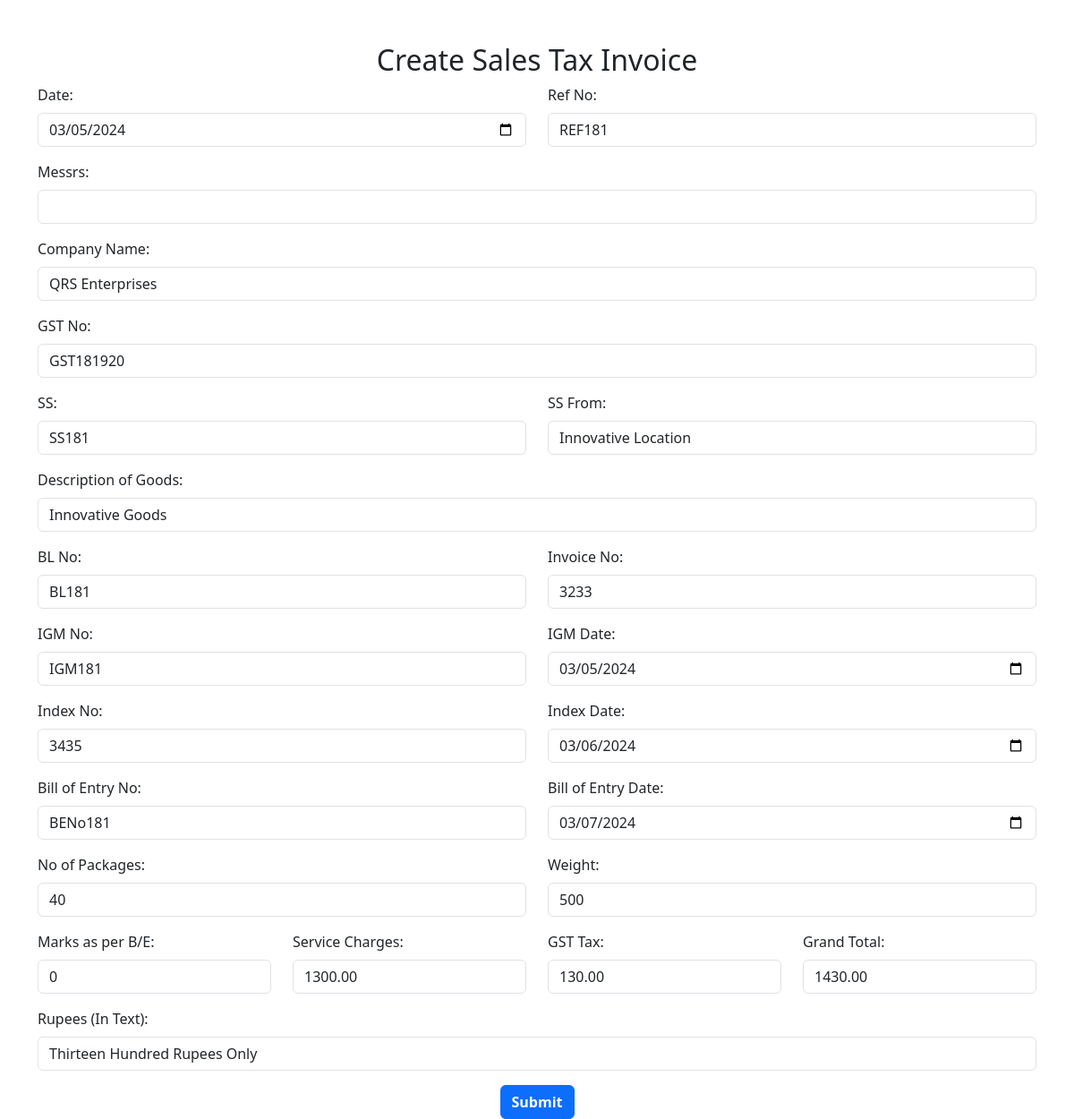
Page /edit-sales-tax-invoice.php?id=8 on the committed database.
### tables this page shows
CREATE TABLE `sales_tax_invoice` (
  `bill_no` int(11) NOT NULL,
  `date` date DEFAULT NULL,
  `ref_no` varchar(255) DEFAULT NULL,
  `company_name` varchar(255) DEFAULT NULL,
  `gst_no` varchar(255) DEFAULT NULL,
  `ss` varchar(255) DEFAULT NULL,
  `ss_from` varchar(255) DEFAULT NULL,
  `description_of_goods` varchar(255) DEFAULT NULL,
  `bl_no` varchar(255) DEFAULT NULL,
  `invoice_no` int(11) DEFAULT NULL,
  `igm_no` varchar(255) DEFAULT NULL,
  `igm_date` date DEFAULT NULL,
  `index_no` int(11) DEFAULT NULL,
  `index_date` date DEFAULT NULL,
  `bill_of_entry_no` varchar(255) DEFAULT NULL,
  `bill_of_entry_date` date DEFAULT NULL,
  `no_of_packages` int(11) DEFAULT NULL,
  `weight` int(11) DEFAULT NULL,
  `marks_as_per_be` int(11) DEFAULT NULL,
  `service_charges` decimal(10,2) DEFAULT NULL,
  `gst_tax` decimal(10,2) DEFAULT NULL,
  `rupees_in_text` varchar(255) DEFAULT NULL,
  `grand_total` decimal(10,2) DEFAULT NULL,
  `messrs` varchar(255) NOT NULL
);

### edit-sales-tax-invoice.php (the view, shortened to what this page needs)
<!DOCTYPE html>
<html lang="en">
<head>
    <link href="https://cdn.jsdelivr.net/npm/bootstrap@5.3.0/dist/css/bootstrap.min.css" rel="stylesheet">
</head>
<body>
<?php
include 'connection.php';
$update = $_GET['id'];
$sql = "SELECT * FROM sales_tax_invoice WHERE bill_no=$update";
$result = mysqli_query($conn, $sql);
$row = mysqli_fetch_assoc($result);
$date = $row['date'];
$ref_no = $row['ref_no'];
$company_name = $row['company_name'];
$gst_no = $row['gst_no'];
$ss = $row['ss'];
$ss_from = $row['ss_from'];
$description_of_goods = $row['description_of_goods'];
$bl_no = $row['bl_no'];
$invoice_no = $row['invoice_no'];
$igm_no = $row['igm_no'];
$igm_date = $row['igm_date'];
$index_no = $row['index_no'];
$index_date = $row['index_date'];
$bill_of_entry_no = $row['bill_of_entry_no'];
$bill_of_entry_date = $row['bill_of_entry_date'];
$no_of_packages = $row['no_of_packages'];
$weight = $row['weight'];
$marks_as_per_be = $row['marks_as_per_be'];
$service_charges = $row['service_charges'];
$gst_tax = $row['gst_tax'];
$rupees_in_text = $row['rupees_in_text'];
$grand_total = $row['grand_total'];
$messrs = $row['messrs'];
?>
    <div class="container mt-5">
        <h2 class="text-center">Create Sales Tax Invoice</h2>
        <form method="post" action="process-sales-tax-invoice.php">
            <div class="row">
                <div class="mb-3 col-lg-6">
                    <label for="date" class="form-label">Date:</label>
                    <input type="date" class="form-control" id="date" name="date" value="<?php echo $date; ?>" required>
                </div>
                <div class="mb-3 col-lg-6">
                    <label for="ref_no" class="form-label">Ref No:</label>
                    <input type="text" class="form-control" id="ref_no" name="ref_no" value="<?php echo $ref_no; ?>" required>
                </div>
            </div>
            <div class="mb-3">
                <label for="messrs" class="form-label">Messrs:</label>
                <input type="text" class="form-control" id="messrs" name="messrs" value="<?php echo $messrs; ?>" required>
            </div>
            <div class="mb-3">
                <label for="company_name" class="form-label">Company Name:</label>
                <input type="text" class="form-control" id="company_name" name="company_name" value="<?php echo $company_name; ?>" required>
            </div>
            <div class="mb-3">
                <label for="gst_no" class="form-label">GST No:</label>
                <input type="text" class="form-control" id="gst_no" name="gst_no" value="<?php echo $gst_no; ?>" required>
            </div>
            <div class="row">
                <div class="mb-3 col-lg-6">
                    <label for="ss" class="form-label">SS:</label>
                    <input type="text" class="form-control" id="ss" name="ss" value="<?php echo $ss; ?>" required>
                </div>
                <div class="mb-3 col-lg-6">
                    <label for="ss_from" class="form-label">SS From:</label>
                    <input type="text" class="form-control" id="ss_from" name="ss_from" value="<?php echo $ss_from; ?>" required>
                </div>
            </div>
            <div class="mb-3">
                <label for="description_of_goods" class="form-label">Description of Goods:</label>
                <input type="text" class="form-control" id="description_of_goods" name="description_of_goods" value="<?php echo $description_of_goods; ?>" required>
            </div>
            <div class="row">
                <div class="mb-3 col-lg-6">
                    <label for="bl_no" class="form-label">BL No:</label>
                    <input type="text" class="form-control" id="bl_no" name="bl_no" value="<?php echo $bl_no; ?>" required>
                </div>
                <div class="mb-3 col-lg-6">
                    <label for="invoice_no" class="form-label">Invoice No:</label>
                    <input type="text" class="form-control" id="invoice_no" name="invoice_no" value="<?php echo $invoice_no; ?>" required>
                </div>
            </div>
            <div class="row">
                <div class="mb-3 col-lg-6">
                    <label for="igm_no" class="form-label">IGM No:</label>
                    <input type="text" class="form-control" id="igm_no" name="igm_no" value="<?php echo $igm_no; ?>" required>
                </div>
                <div class="mb-3 col-lg-6">
                    <label for="igm_date" class="form-label">IGM Date:</label>
                    <input type="date" class="form-control" id="igm_date" name="igm_date" value="<?php echo $igm_date; ?>" required>
                </div>
            </div>
            <div class="row">
                <div class="mb-3 col-lg-6">
                    <label for="index_no" class="form-label">Index No:</label>
                    <input type="text" class="form-control" id="index_no" name="index_no" value="<?php echo $index_no; ?>" required>
                </div>
                <div class="mb-3 col-lg-6">
                    <label for="index_date" class="form-label">Index Date:</label>
                    <input type="date" class="form-control" id="index_date" name="index_date" value="<?php echo $index_date; ?>" required>
                </div>
            </div>
            <div class="row">
                <div class="mb-3 col-lg-6">
                    <label for="bill_of_entry_no" class="form-label">Bill of Entry No:</label>
                    <input type="text" class="form-control" id="bill_of_entry_no" name="bill_of_entry_no" value="<?php echo $bill_of_entry_no; ?>" required>
                </div>
                <div class="mb-3 col-lg-6">
                    <label for="bill_of_entry_date" class="form-label">Bill of Entry Date:</label>
                    <input type="date" class="form-control" id="bill_of_entry_date" name="bill_of_entry_date" value="<?php echo $bill_of_entry_date; ?>" required>
                </div>
            </div>
            <div class="row">
                <div class="mb-3 col-lg-6">
                    <label for="no_of_packages" class="form-label">No of Packages:</label>
                    <input type="number" class="form-control" id="no_of_packages" name="no_of_packages" value="<?php echo $no_of_packages; ?>" required>
                </div>
                <div class="mb-3 col-lg-6">
                    <label for="weight" class="form-label">Weight:</label>
                    <input type="number" class="form-control" id="weight" name="weight" value="<?php echo $weight; ?>" required>
                </div>
            </div>
            <div class="row">
                <div class="mb-3 col-lg-3">
                    <label for="marks_as_per_be" class="form-label">Marks as per B/E:</label>
                    <input type="text" class="form-control" id="marks_as_per_be" name="marks_as_per_be" value="<?php echo $marks_as_per_be; ?>" required>
                </div>
                <div class="mb-3 col-lg-3">
                    <label for="service_charges" class="form-label">Service Charges:</label>
                    <input type="number" step="0.01" class="form-control" id="service_charges" name="service_charges" value="<?php echo $service_charges; ?>" required>
                </div>
                <div class="mb-3 col-lg-3">
                    <label for="gst_tax" class="form-label">GST Tax:</label>
                    <input type="number" step="0.01" class="form-control" id="gst_tax" name="gst_tax" value="<?php echo $gst_tax; ?>" required>
                </div>
                <div class="mb-3 col-lg-3">
                    <label for="grand_total" class="form-label">Grand Total:</label>
                    <input type="number" step="0.01" class="form-control" id="grand_total" name="grand_total" value="<?php echo $grand_total; ?>" required>
                </div>
            </div>
            <div class="mb-3">
                <label for="rupees_in_text" class="form-label">Rupees (In Text):</label>
                <input type="text" class="form-control" id="rupees_in_text" name="rupees_in_text" value="<?php echo $rupees_in_text; ?>" required>
            </div>
            <div class="text-center"> <button type="submit" class="btn btn-primary"><b>Submit</b></button></div>
        </form>
    </div>
</body>
</html>

### rows in the picture
sales_tax_invoice: date "03/05/2024", ref_no "REF181", company_name "QRS Enterprises", gst_no "GST181920", ss "SS181", ss_from "Innovative Location", description_of_goods "Innovative Goods", bl_no "BL181", invoice_no "3233", igm_no "IGM181", igm_date "03/05/2024", index_no "3435", index_date "03/06/2024", bill_of_entry_no "BENo181", bill_of_entry_date "03/07/2024", no_of_packages "40", weight "500", marks_as_per_be "0", service_charges "1300.00", gst_tax "130.00", grand_total "1430.00", rupees_in_text "Thirteen Hundred Rupees Only"
